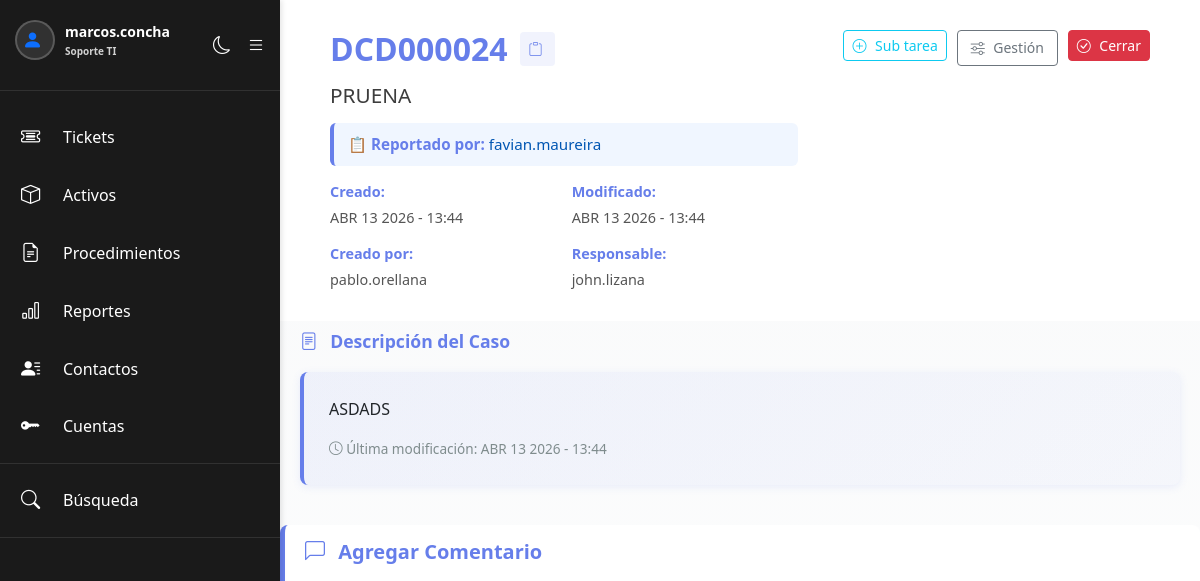
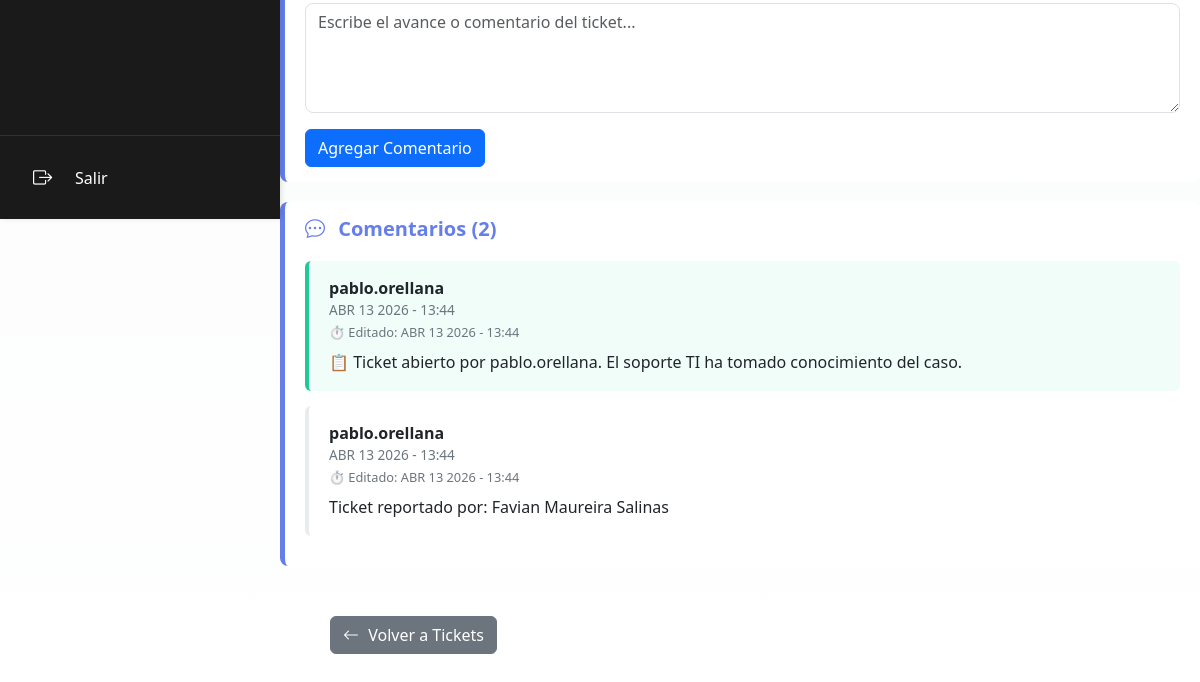
Page /ver_ticket.php?id=24 (signed in) on the earlier database version (2 pictures, top to bottom).
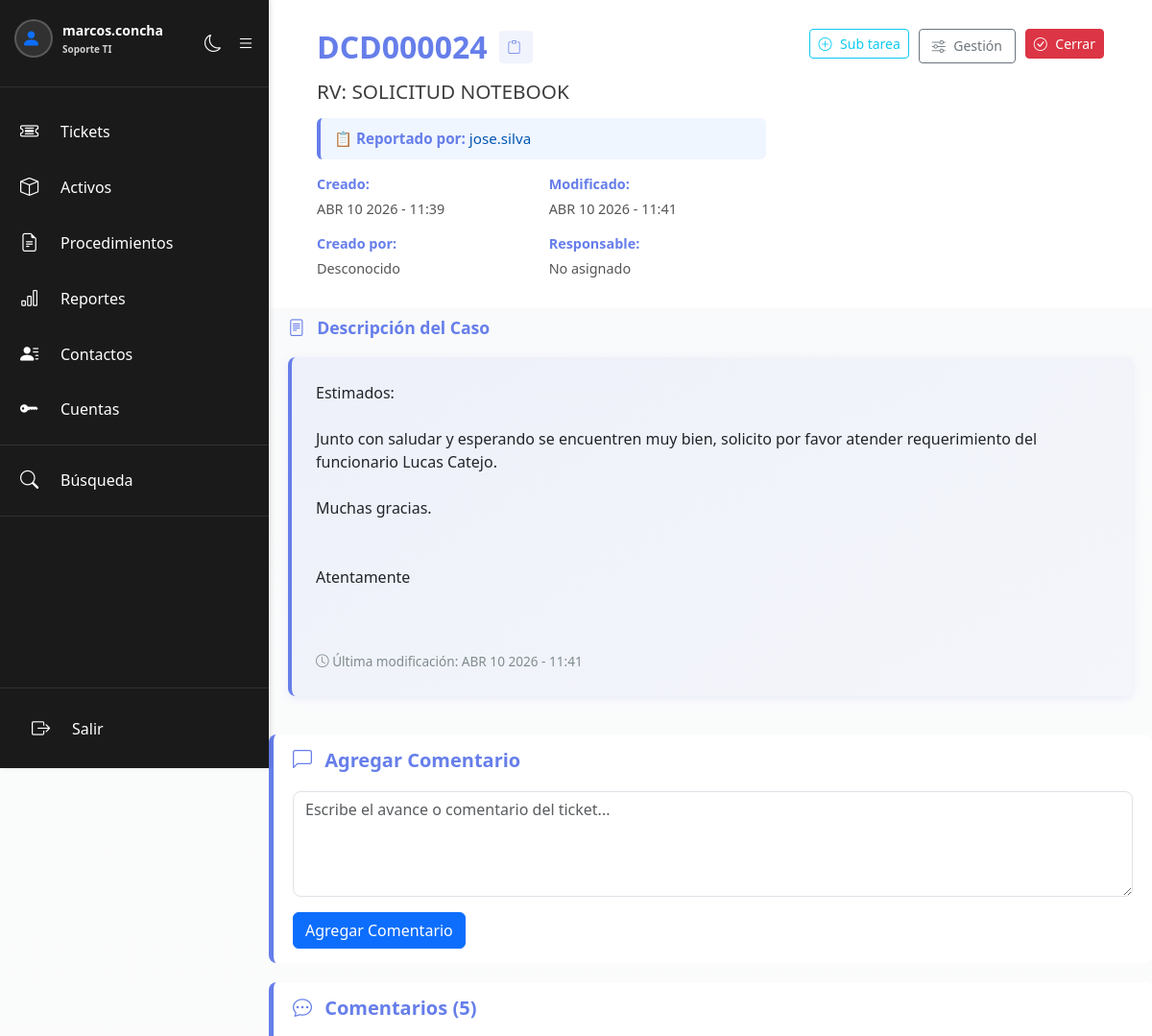
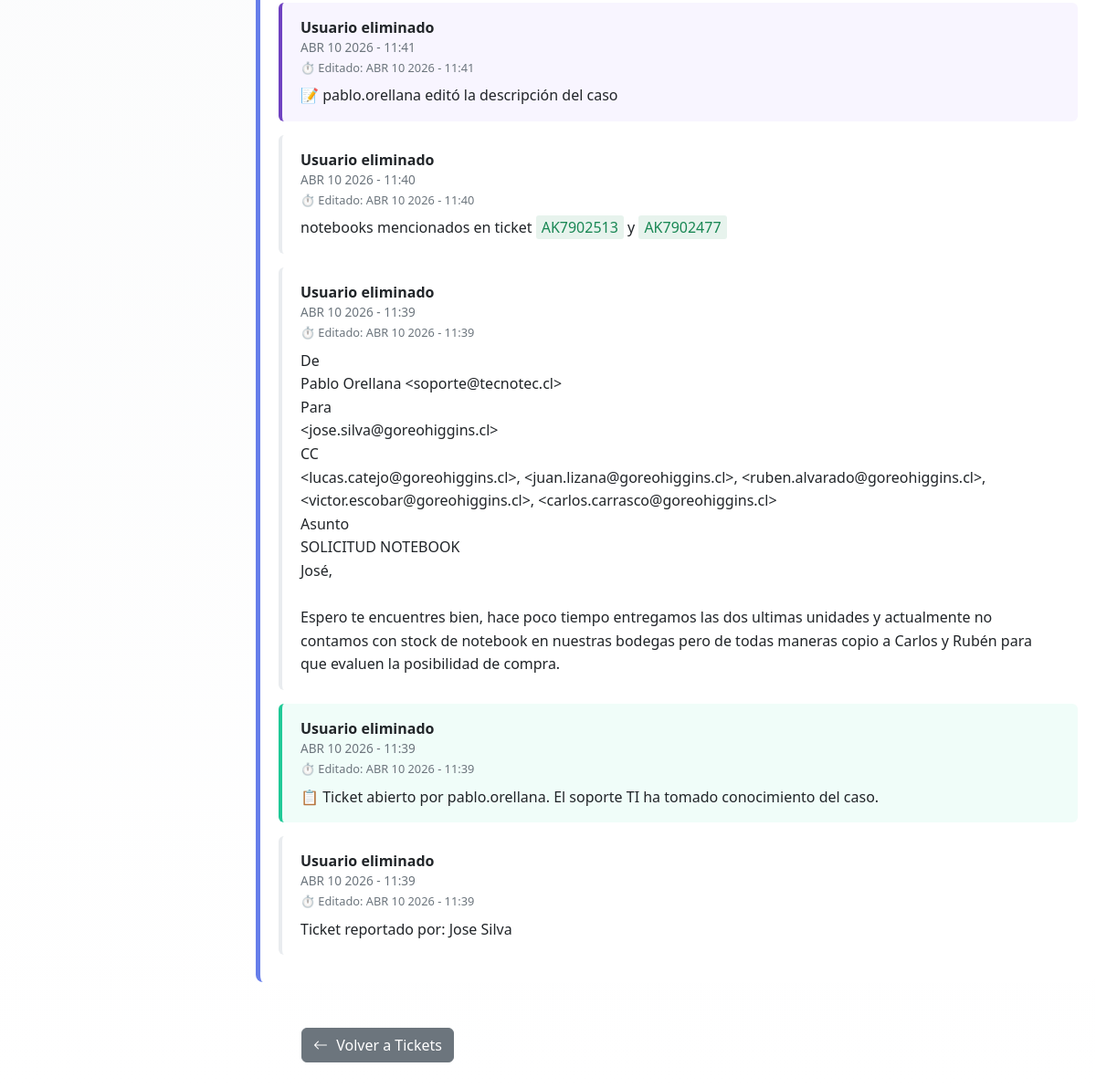
Same page on the later database version (2 pictures, top to bottom).
### tables this page shows
CREATE TABLE `tickets` (
  `id` int(11) NOT NULL AUTO_INCREMENT,
  `ticket_padre_id` int(11) DEFAULT NULL,
  `ticket_number` varchar(50) NOT NULL,
  `titulo` varchar(255) NOT NULL,
  `descripcion` longtext DEFAULT NULL,
  `estado` varchar(50) DEFAULT 'sin abrir',
  `es_cerrado` tinyint(1) DEFAULT 0,
  `usuario_creador` int(11) DEFAULT NULL,
  `nombre_solicitante` varchar(255) DEFAULT NULL,
  `propietario` int(11) DEFAULT NULL,
  `responsable` int(11) DEFAULT NULL,
  `fecha_creacion` datetime DEFAULT current_timestamp(),
  `fecha_ultima_modificacion` datetime DEFAULT current_timestamp() ON UPDATE current_timestamp(),
  `motivo_cierre` varchar(255) DEFAULT NULL,
  `estado_cancelacion` varchar(255) DEFAULT NULL,
  PRIMARY KEY (`id`),
  UNIQUE KEY `ticket_number` (`ticket_number`),
  KEY `usuario_creador` (`usuario_creador`),
  KEY `propietario` (`propietario`),
  KEY `responsable` (`responsable`),
  KEY `fk_ticket_padre` (`ticket_padre_id`),
  CONSTRAINT `fk_ticket_padre` FOREIGN KEY (`ticket_padre_id`) REFERENCES `tickets` (`id`) ON DELETE CASCADE,
  CONSTRAINT `tickets_ibfk_1` FOREIGN KEY (`usuario_creador`) REFERENCES `users` (`id`),
  CONSTRAINT `tickets_ibfk_2` FOREIGN KEY (`propietario`) REFERENCES `users` (`id`),
  CONSTRAINT `tickets_ibfk_3` FOREIGN KEY (`responsable`) REFERENCES `users` (`id`)
);

CREATE TABLE `users` (
  `id` int(11) NOT NULL AUTO_INCREMENT,
  `nombre_completo` varchar(255) DEFAULT NULL,
  `username` varchar(50) NOT NULL,
  `password` varchar(255) NOT NULL,
  `foto_perfil` varchar(255) DEFAULT NULL,
  `role` varchar(20) DEFAULT 'viewer',
  `created_at` datetime DEFAULT current_timestamp(),
  `necesita_cambiar_password` tinyint(1) DEFAULT 0,
  `email` varchar(255) DEFAULT NULL,
  `numero_telefono` varchar(20) NOT NULL,
  `dpto_division` varchar(255) DEFAULT NULL,
  PRIMARY KEY (`id`),
  UNIQUE KEY `username` (`username`)
);

CREATE TABLE `comentarios_tickets` (
  `id` int(11) NOT NULL AUTO_INCREMENT,
  `ticket_id` int(11) NOT NULL,
  `usuario_id` int(11) NOT NULL,
  `contenido` longtext DEFAULT NULL,
  `comentario` longtext DEFAULT NULL,
  `fecha` datetime DEFAULT current_timestamp(),
  `fecha_modificacion` datetime DEFAULT current_timestamp() ON UPDATE current_timestamp(),
  `usuario_modificado_por` int(11) DEFAULT NULL,
  `tipo_comentario` varchar(50) DEFAULT NULL,
  PRIMARY KEY (`id`),
  KEY `ticket_id` (`ticket_id`),
  KEY `usuario_id` (`usuario_id`),
  KEY `usuario_modificado_por` (`usuario_modificado_por`),
  CONSTRAINT `comentarios_tickets_ibfk_1` FOREIGN KEY (`ticket_id`) REFERENCES `tickets` (`id`) ON DELETE CASCADE,
  CONSTRAINT `comentarios_tickets_ibfk_2` FOREIGN KEY (`usuario_id`) REFERENCES `users` (`id`),
  CONSTRAINT `comentarios_tickets_ibfk_3` FOREIGN KEY (`usuario_modificado_por`) REFERENCES `users` (`id`)
);

### ver_ticket.php (the view, shortened to what the changed rows need)
<?php
require_once 'includes/config.php';
$ticket = null;
$comentarios = [];
$ticket_id = $_GET["id"] ?? "";
try {
    $stmt = $conexion->prepare("SELECT * FROM tickets WHERE id = ? OR ticket_number = ?");
    $stmt->execute([$ticket_id, $ticket_id]);
    $ticket = $stmt->fetch(PDO::FETCH_ASSOC);
    $stmt = $conexion->prepare("
        SELECT c.*, COALESCE(u.username, 'Usuario eliminado') as username,
               COALESCE(um.username, '') as usuario_modifico_nombre
        FROM comentarios_tickets c
        LEFT JOIN users u ON c.usuario_id = u.id
        LEFT JOIN users um ON c.usuario_modificado_por = um.id
        WHERE c.ticket_id = ?
        ORDER BY c.fecha DESC
    ");
    $stmt->execute([$ticket["id"]]);
    $comentarios = $stmt->fetchAll(PDO::FETCH_ASSOC);
} catch (PDOException $e) {
    $error = "Error al obtener el ticket: " . $e->getMessage();
}
$responsable_nombre = "";
if ($ticket["responsable"]) {
    $stmt = $conexion->prepare("SELECT username FROM users WHERE id = ?");
    $stmt->execute([$ticket["responsable"]]);
    $resp_user = $stmt->fetch(PDO::FETCH_ASSOC);
    $responsable_nombre = $resp_user["username"] ?? "No asignado";
}
$stmt = $conexion->prepare("SELECT username FROM users WHERE id = ?");
$stmt->execute([$ticket["usuario_creador"]]);
$creator_user = $stmt->fetch(PDO::FETCH_ASSOC);
$creator_nombre = $creator_user["username"] ?? "Desconocido";
?>
<!DOCTYPE html>
<html lang="es" id="htmlRoot">
<head>
    <link href="https://cdn.jsdelivr.net/npm/bootstrap@5.3.8/dist/css/bootstrap.min.css" rel="stylesheet">
    <link rel="stylesheet" href="https://cdn.jsdelivr.net/npm/bootstrap-icons@1.11.3/font/bootstrap-icons.min.css">
    <link href="css/dark-mode.css" rel="stylesheet">
</head>
<body>
    <?php include 'includes/sidebar.php'; ?>
    <div class="container-fluid p-0">
        <div class="ticket-header-gradient" style="padding: 30px 50px;">
            <div class="row">
                <div class="col-lg-7">
                    <div style="display: flex; align-items: center; gap: 0.8rem; margin-bottom: 15px;">
                        <h2 style="margin: 0; color: #667eea;"><?php echo htmlspecialchars($ticket["ticket_number"]); ?></h2>
                        <button class="btn btn-sm btn-outline-secondary" id="copyTicketBtn" onclick="copiarNumeroTicket('<?php echo htmlspecialchars($ticket["ticket_number"]); ?>')"
                                style="padding: 0.4rem 0.5rem; opacity: 0.9;"
                                title="Copiar número de ticket"
                                data-bs-toggle="tooltip"
                                data-bs-title="Copiar número">
                            <i class="bi bi-clipboard"></i>
                        </button>
                    </div>
                    <h4 id="titulo-ticket" style="margin: 0; margin-bottom: 15px;"><?php echo htmlspecialchars($ticket["titulo"]); ?></h4>
                    <div style="background: #f0f6ff; padding: 10px 14px; border-radius: 6px; border-left: 4px solid #667eea; font-size: 0.95rem; margin-bottom: 15px;">
                        <strong style="color: #667eea;">📋 Reportado por:</strong>
                        <span style="font-weight: 500; color: #0056b3;">
                            <?php echo htmlspecialchars($ticket["nombre_solicitante"] ?? "N/A"); ?>
                        </span>
                    </div>
                    <div style="display: grid; grid-template-columns: repeat(2, 1fr); gap: 15px; font-size: 0.9rem;">
                        <div>
                            <strong style="color: #667eea;">Creado:</strong>
                            <div style="margin-top: 4px; color: #555;"><?php echo formatearFechaHora($ticket["fecha_creacion"]); ?></div>
                        </div>
                        <div>
                            <strong style="color: #667eea;">Modificado:</strong>
                            <div style="margin-top: 4px; color: #555;"><?php echo formatearFechaHora($ticket["fecha_ultima_modificacion"]); ?></div>
                        </div>
                        <div>
                            <strong style="color: #667eea;">Creado por:</strong>
                            <div style="margin-top: 4px; color: #555;"><?php echo htmlspecialchars($creator_nombre); ?></div>
                        </div>
                        <div>
                            <strong style="color: #667eea;">Responsable:</strong>
                            <div style="margin-top: 4px; color: #555;"><?php echo htmlspecialchars($responsable_nombre) ?: "No asignado"; ?></div>
                        </div>
                    </div>
                </div>
            </div>
        </div>
        <div class="ticket-descripcion-case">
                <div class="descripcion-contenido">
                    <div id="texto-descripcion" style="margin-bottom: 15px;"><?php echo nl2br(procesarHashtagsContactos(procesarMencionesTikets(htmlspecialchars($ticket["descripcion"])))); ?></div>
                    <small class="texto-muted-case"><i class="bi bi-clock"></i> Última modificación: <?php echo formatearFechaHora($ticket["fecha_ultima_modificacion"]); ?></small>
                </div>
            </div>
            <div class="ticket-body-card">
                <h5 style="margin-bottom: 20px; color: #667eea;"><i class="bi bi-chat-dots"></i> <strong>Comentarios (<?php echo count($comentarios); ?>)</strong></h5>
                <div id="comentarios-contenedor">
                    <?php if (empty($comentarios)): ?>
                        <p class="text-muted"><i class="bi bi-info-circle"></i> No hay comentarios aún</p>
                    <?php else: ?>
                        <?php foreach ($comentarios as $com): ?>
                            <div class="comentario <?php echo ($com['tipo_comentario'] === 'cierre') ? 'comentario-cierre' : (($com['tipo_comentario'] === 'asignacion') ? 'comentario-asignacion' : (($com['tipo_comentario'] === 'edicion') ? 'comentario-edicion' : (($com['tipo_comentario'] === 'apertura') ? 'comentario-apertura' : (($com['tipo_comentario'] === 'cambio_estado') ? 'comentario-cambio_estado' : (($com['tipo_comentario'] === 'mencion') ? 'comentario-mencion' : ''))))); ?>" id="comentario-<?php echo $com['id']; ?>">
                                <div class="d-flex justify-content-between align-items-start">
                                    <div>
                                        <div class="comentario-autor"><strong><?php echo htmlspecialchars($com["username"]); ?></strong></div>
                                        <div class="comentario-fecha" style="font-size: 0.85rem; color: #6c757d;"><?php echo formatearFechaHora($com["fecha"]); ?></div>
                                        <?php if (!empty($com["fecha_modificacion"])): ?>
                                            <div class="comentario-modificado" style="font-size: 0.8rem; color: #6c757d; margin-top: 3px;">
                                                ⏱️ Editado: <?php echo formatearFechaHora($com["fecha_modificacion"]); ?>
                                            </div>
                                        <?php endif; ?>
                                    </div>
                                </div>
                                <div class="mt-2" id="texto-comentario-<?php echo $com['id']; ?>" style="line-height: 1.6;">
                                    <?php echo nl2br(procesarHashtagsContactos(procesarMencionesTikets($com["comentario"]))); ?>
                                </div>
                            </div>
                        <?php endforeach; ?>
                    <?php endif; ?>
                </div>
            </div>
        </div>
</body>
</html>

### includes/config.php (shortened to what the changed rows need)
<?php
$host = obtenerEnv('DB_HOST', 'localhost');
$db   = obtenerEnv('DB_NAME', 'jupiter');
$user = obtenerEnv('DB_USER', 'root');
$pass = obtenerEnv('DB_PASS', '');
$port = obtenerEnv('DB_PORT', 8888);
try {
    $conexion = new PDO(
        "mysql:host=$host;dbname=$db;port=$port",
        $user,
        $pass
    );
    $conexion->setAttribute(PDO::ATTR_ERRMODE, PDO::ERRMODE_EXCEPTION);
} catch (PDOException $e) {
    $env = obtenerEnv('APP_ENV', 'production');
    if ($env === 'development') {
        die("Error de conexión: " . $e->getMessage());
    } else {
        die("Error de conexión a la base de datos. Por favor, contacta al administrador.");
    }
}
function formatearFechaHora($fecha) {
    $meses = ['', 'ENE', 'FEB', 'MAR', 'ABR', 'MAY', 'JUN', 'JUL', 'AGO', 'SEP', 'OCT', 'NOV', 'DIC'];
    $timestamp = strtotime($fecha);
    $mes = $meses[date('n', $timestamp)];
    $dia = date('d', $timestamp);
    $año = date('Y', $timestamp);
    $hora = date('H:i', $timestamp);
    return "$mes $dia $año - $hora";
}
function procesarMenciones($texto) {
    $texto = preg_replace_callback(
        '/#(DCD\.T\d{7})/i',
        function($matches) {
            global $conexion;
            $id_proc = $matches[1];
            try {
                $stmt = $conexion->prepare("SELECT id FROM procedimientos WHERE id_procedimiento = ?");
                $stmt->execute([$id_proc]);
                $proc = $stmt->fetch(PDO::FETCH_ASSOC);
                if ($proc) {
                    return '<<<PROC_' . $proc['id'] . '_' . $id_proc . '>>>';
                }
            } catch (Exception $e) {
            }
            return $matches[0];
        },
        $texto
    );
    $texto = preg_replace_callback(
        '/#(DCD\d{6})/i',
        function($matches) {
            return '<<<TICKET_' . $matches[1] . '>>>';
        },
        $texto
    );
    $texto = preg_replace_callback(
        '/#(AK\d{7})/i',
        function($matches) {
            return '<<<ACTIVO_' . $matches[1] . '>>>';
        },
        $texto
    );
    $texto = preg_replace_callback(
        '/#([a-z0-9._-]+)/i',
        function($matches) {
            $usuario = $matches[1];
            if (preg_match('/^(DCD\.T\d{7}|DCD\d{6}|AK\d{7})$/i', $usuario)) {
                return $matches[0];
            }
            return '<<<USER_' . $usuario . '>>>';
        },
        $texto
    );
    $texto = htmlspecialchars($texto, ENT_QUOTES, 'UTF-8');
    $texto = preg_replace_callback(
        '/&lt;&lt;&lt;PROC_(\d+)_(DCD\.T\d{7})&gt;&gt;&gt;/i',
        function($matches) {
            return '<a href="ver_procedimiento.php?id=' . $matches[1] . '" class="procedimiento-mention" style="color: #fd7e14;" title="Ver procedimiento ' . $matches[2] . '"><i class="bi bi-file-earmark-text"></i> ' . $matches[2] . '</a>';
        },
        $texto
    );
    $texto = preg_replace_callback(
        '/&lt;&lt;&lt;TICKET_(DCD\d{6})&gt;&gt;&gt;/i',
        function($matches) {
            return '<a href="ver_ticket.php?id=' . $matches[1] . '" class="ticket-mention" title="Ver ticket ' . $matches[1] . '">' . $matches[1] . '</a>';
        },
        $texto
    );
    $texto = preg_replace_callback(
        '/&lt;&lt;&lt;ACTIVO_(AK\d{7})&gt;&gt;&gt;/i',
        function($matches) {
            return '<a href="ver_activo.php?id=' . $matches[1] . '" class="activo-mention" title="Ver activo ' . $matches[1] . '">' . $matches[1] . '</a>';
        },
        $texto
    );
    $texto = preg_replace_callback(
        '/&lt;&lt;&lt;USER_([a-z0-9._-]+)&gt;&gt;&gt;/i',
        function($matches) {
            $usuario = $matches[1];
            return '<a href="perfil_usuario.php?username=' . urlencode($usuario) . '" title="Ver perfil de ' . $usuario . '">#' . $usuario . '</a>';
        },
        $texto
    );
    return $texto;
}
function procesarMencionesTikets($texto) {
    return procesarMenciones($texto);
}
function procesarHashtagsContactos($texto) {
    global $conexion;
    $texto = preg_replace_callback(
        '/#([a-z0-9._-]+)/i',
        function($matches) use ($conexion) {
            $hashtag = $matches[1];
            try {
                $stmt = $conexion->prepare("SELECT id FROM users WHERE username = ? AND role = 'contacto' LIMIT 1");
                $stmt->execute([$hashtag]);
                $contacto = $stmt->fetch(PDO::FETCH_ASSOC);
                if ($contacto) {
                    return '<a href="perfil_contacto.php?username=' . urlencode($hashtag) . '" class="usuario-mention" title="Ver perfil de contacto #' . htmlspecialchars($hashtag) . '">#' . htmlspecialchars($hashtag) . '</a>';
                }
                $stmt = $conexion->prepare("SELECT id FROM users WHERE username = ? AND role != 'contacto' LIMIT 1");
                $stmt->execute([$hashtag]);
                $usuario = $stmt->fetch(PDO::FETCH_ASSOC);
                if ($usuario) {
                    return '<a href="perfil_usuario.php?username=' . urlencode($hashtag) . '" class="usuario-mention" title="Ver perfil de usuario #' . htmlspecialchars($hashtag) . '">#' . htmlspecialchars($hashtag) . '</a>';
                }
                return $matches[0];
            } catch (PDOException $e) {
                return $matches[0];
            }
        },
        $texto
    );
    return $texto;
}

Differences in the rows shown:
removed users: username "pablo.orellana"
no longer on this page (row unchanged): users: username "john.lizana"
removed comentarios_tickets: username "pablo.orellana", fecha "ABR 13 2026 - 13:44", fecha_modificacion "ABR 13 2026 - 13:44", comentario "📋 Ticket abierto por pablo.orellana. El soporte TI ha tomado conocimiento del caso.", tipo_comentario "apertura" (drawn)
removed comentarios_tickets: username "pablo.orellana", fecha "ABR 13 2026 - 13:44", fecha_modificacion "ABR 13 2026 - 13:44", comentario "Ticket reportado por: Favian Maureira Salinas"
changed tickets "DCD000024": titulo "PRUENA" → "RV: SOLICITUD NOTEBOOK"; nombre_solicitante "favian.maureira" → "jose.silva"; fecha_creacion "ABR 13 2026 - 13:44" → "ABR 10 2026 - 11:39"; fecha_ultima_modificacion "ABR 13 2026 - 13:44" → "ABR 10 2026 - 11:41"; descripcion "ASDADS" → "Estimados: Junto con saludar y esperando se encuentren muy bien, solicito por favor atender requerimiento del funcionario Lucas Catejo. Muchas gracias. Atentamente"
now on this page (row edited): comentarios_tickets: username "Usuario eliminado", fecha "ABR 10 2026 - 11:41", fecha_modificacion "ABR 10 2026 - 11:41", comentario "📝 pablo.orellana editó la descripción del caso", tipo_comentario "edicion" (drawn)
now on this page (row edited): comentarios_tickets: username "Usuario eliminado", fecha "ABR 10 2026 - 11:40", fecha_modificacion "ABR 10 2026 - 11:40", comentario "notebooks mencionados en ticket y", matches "AK7902513 AK7902477"
now on this page (row edited): comentarios_tickets: username "Usuario eliminado", fecha "ABR 10 2026 - 11:39", fecha_modificacion "ABR 10 2026 - 11:39", comentario "De Pablo Orellana <soporte@tecnotec.cl> Para <jose.silva@goreohiggins.cl> CC <lucas.catejo@goreohiggins.cl>, <juan.lizana@goreohiggins.cl>, <ruben.alvarado@goreohiggins.cl>, <victor.escobar@goreohiggins.cl>, <carlos.carrasco@goreohiggins.cl> Asunto SOLICITUD NOTEBOOK José, Espero te encuentres bien, hace poco tiempo entregamos las dos ultimas unidades y actualmente no contamos con stock de notebook en nuestras bodegas pero de todas maneras copio a Carlos y Rubén para que evaluen la posibilidad de compra."
now on this page (row edited): comentarios_tickets: username "Usuario eliminado", fecha "ABR 10 2026 - 11:39", fecha_modificacion "ABR 10 2026 - 11:39", comentario "📋 Ticket abierto por pablo.orellana. El soporte TI ha tomado conocimiento del caso.", tipo_comentario "apertura" (drawn)
now on this page (row edited): comentarios_tickets: username "Usuario eliminado", fecha "ABR 10 2026 - 11:39", fecha_modificacion "ABR 10 2026 - 11:39", comentario "Ticket reportado por: Jose Silva"
Other differences:
$creator_nombre: (not shown) → "Desconocido"
htmlspecialchars($responsable_nombre) ?: "No asignado": (not shown) → "No asignado"
count($comentarios): "2" → "5"
